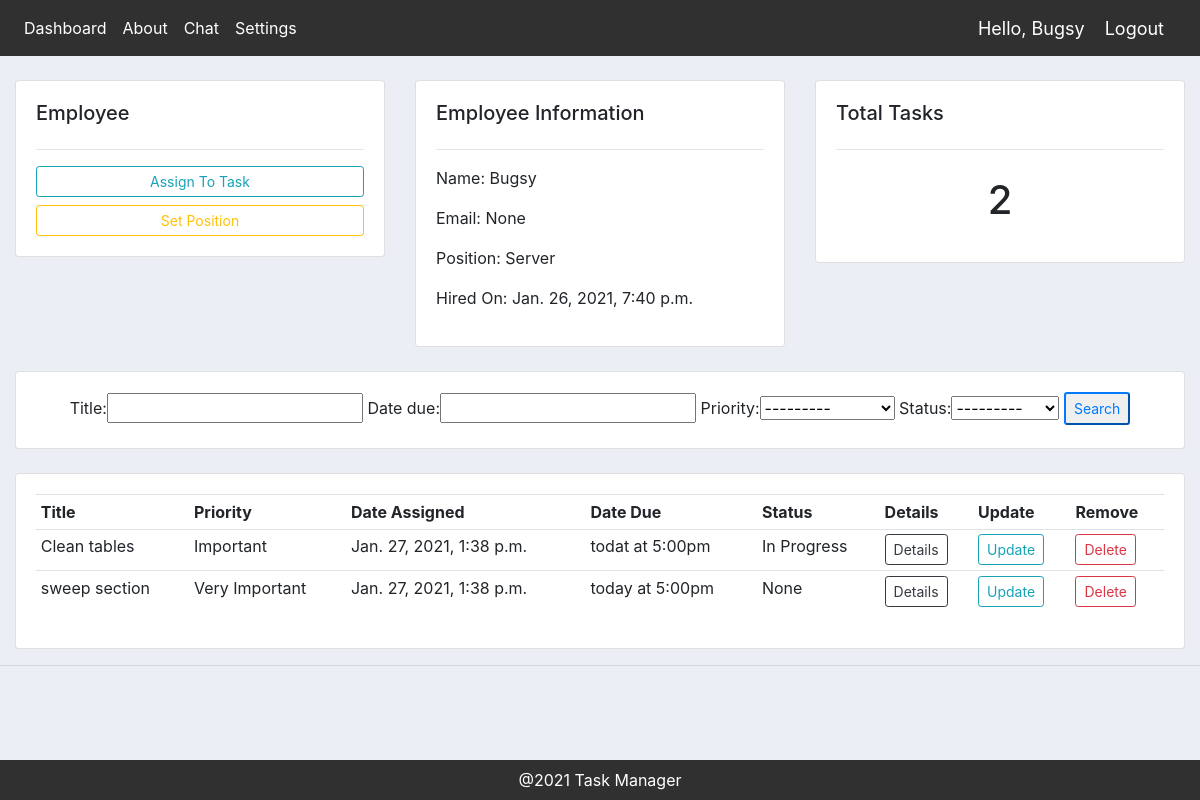
The app's page /employee/5/ (signed in) with its own data.
### schedule_app/models.py (models this page shows, shortened)
class Employee(models.Model):
    user = models.OneToOneField(User, null=True, on_delete=models.CASCADE)
    name = models.CharField(max_length=200, null=True)
    email = models.CharField(max_length=200, null=True)
    profile_pic = models.ImageField(
        default="profile1.png", null=True, blank=True)
    position = models.ForeignKey(
        Position, null=True, on_delete=models.SET_NULL)
    date_hired = models.DateTimeField(auto_now_add=True)

class Position(models.Model):
    title = models.CharField(max_length=200, null=True)
    description = models.CharField(max_length=200, null=True, blank=True)

class Task(models.Model):
    STATUS = (
        ('Pending', 'Pending'),
        ('In Progress', 'In Progress'),
        ('Complete', 'Complete')
    )
    PRIORITY = (
        ('Not Important', 'Not Important'),
        ('Important', 'Important'),
        ('Very Important', 'Very Important')
    )
    title = models.CharField(max_length=200, null=True)
    note = models.CharField(max_length=200, null=True, blank=True)
    date_assigned = models.DateTimeField(auto_now_add=True)
    date_due = models.CharField(max_length=200, null=True, blank=True)
    priority = models.CharField(max_length=200, null=True, choices=PRIORITY)
    status = models.CharField(max_length=200, null=True, choices=STATUS)
    employee = models.ForeignKey(
        Employee, null=True, on_delete=models.SET_NULL)

### schedule_app/views.py (the view)
# urls.py: path('employee/<str:pk>/', views.employee, name='employee'),
@login_required(login_url='login')
def employee(request, pk):
    employee = Employee.objects.get(id=pk)
    tasks = employee.task_set.all()
    total_tasks = tasks.count()
    myFilter = TaskFilter(request.GET, queryset=tasks)
    tasks = myFilter.qs
    context = {'employee': employee,
               'tasks': tasks, 'total_tasks': total_tasks, 'myFilter': myFilter}
    return render(request, 'schedule_app/employee.html', context)

### schedule_app/templates/schedule_app/employee.html
{% extends 'schedule_app/main.html' %}
{% block content %}
<br>
<div class="row">
    <div class="col-md">
        <div class="card card-body">
            <h5>Employee</h5>
            <hr>
            <a class="btn btn-outline-info  btn-sm btn-block" href="{% url 'create_task' employee.id %}">Assign To
                Task</a>
            <a class="btn btn-outline-warning  btn-sm btn-block" href="{% url 'update_employee' employee.id %}">Set
                Position</a>
        </div>
    </div>
    <div class="col-md">
        <div class="card card-body">
            <h5>Employee Information</h5>
            <hr>
            <p>Name: {{employee.name}}</p>
            <p>Email: {{employee.email}}</p>
            <p>Position: {{employee.position.title}}</p>
            <p>Hired On: {{employee.date_hired}}</p>
        </div>
    </div>
    <div class="col-md">
        <div class="card card-body">
            <h5>Total Tasks</h5>
            <hr>
            <h1 style="text-align: center;padding: 10px">{{total_tasks}}</h1>
        </div>
    </div>
</div>
<br>
<div class="row">
    <div class="col">
        <div class="card card-body">
            <form method="get" style="text-align: center;">
                {{myFilter.form}}
                <button class="btn-sm btn-outline-primary" type="submit">Search</button>
            </form>
        </div>
    </div>
</div>
<br>
<div class="row">
    <div class="col-md">
        <div class="card card-body">
            <table class="table table-sm">
                <tr>
                    <th>Title</th>
                    <th>Priority</th>
                    <th>Date Assigned</th>
                    <th>Date Due</th>
                    <th>Status</th>
                    <th>Details</th>
                    <th>Update</th>
                    <th>Remove</th>
                </tr>
                {% for task in tasks %}
                <tr>
                    <td>{{task.title}}</td>
                    <td>{{task.priority}}</td>
                    <td>{{task.date_assigned}}</td>
                    <td>{{task.date_due}}</td>
                    <td>{{task.status}}</td>
                    <td><a class="btn btn-sm btn-outline-dark" href="{% url 'task_details' task.id %}">Details</a>
                    </td>
                    <td><a class="btn btn-sm btn-outline-info" href="{% url 'update_task' task.id %}">Update</a></td>
                    <td><a class="btn btn-sm btn-outline-danger" href="{% url 'delete_task' task.id %}">Delete</a></td>
                </tr>
                {% endfor %}
            </table>
        </div>
    </div>
</div>
{% endblock %}

### schedule_app/templates/schedule_app/navbar.html (shortened to what this page needs)
{% load static %}
<nav class="navbar navbar-expand-lg bg-dark" style="background-color: #303030 !important;">
    <div class="collapse navbar-collapse" id="navbarNav">
        <ul class="navbar-nav">
            <li class="nav-item">
                <a class="nav-link" style="color: white; " href="{% url 'home' %}">Dashboard</a>
            </li>
            <li class="nav-item">
                <a class="nav-link" style="color: white;" href="{% url 'about' %}">About</a>
            </li>
            <li class="nav-item">
                <a class="nav-link" style="color: white;" href="{% url 'chat' %}">Chat</a>
            </li>
            {% if request.user.is_authenticated %}
            <li class="nav-item">
                <a class="nav-link" style="color: white;" href="{% url 'account' %}">Settings</a>
            </li>
            {% endif %}
        </ul>
    </div>
    {% if request.user.is_authenticated %}
    <span class="hello-msg">Hello, {{request.user}}</span>
    <span><a class="hello-msg" href="{% url 'logout' %}">Logout</a></span>
    {% endif %}
</nav>

### schedule_app/static/css/main.css (style rules this page uses)
body { background-color: #ebeff5; }

### schedule_app/templates/schedule_app/navbar.html (style rules this page uses)
.hello-msg { font-size: 18px; color: white; margin-right: 20px; }

### records on screen
Employee: name "Bugsy", email "None", position "Server", date_hired "Jan. 26, 2021, 7:40 p.m."
Task: title "Clean tables", priority "Important", date_assigned "Jan. 27, 2021, 1:38 p.m.", date_due "todat at 5:00pm", status "In Progress"
Task: title "sweep section", priority "Very Important", date_assigned "Jan. 27, 2021, 1:38 p.m.", date_due "today at 5:00pm", status "None"

### other values on screen
{{ request.user }} "Bugsy"
{{ total_tasks }} "2"
